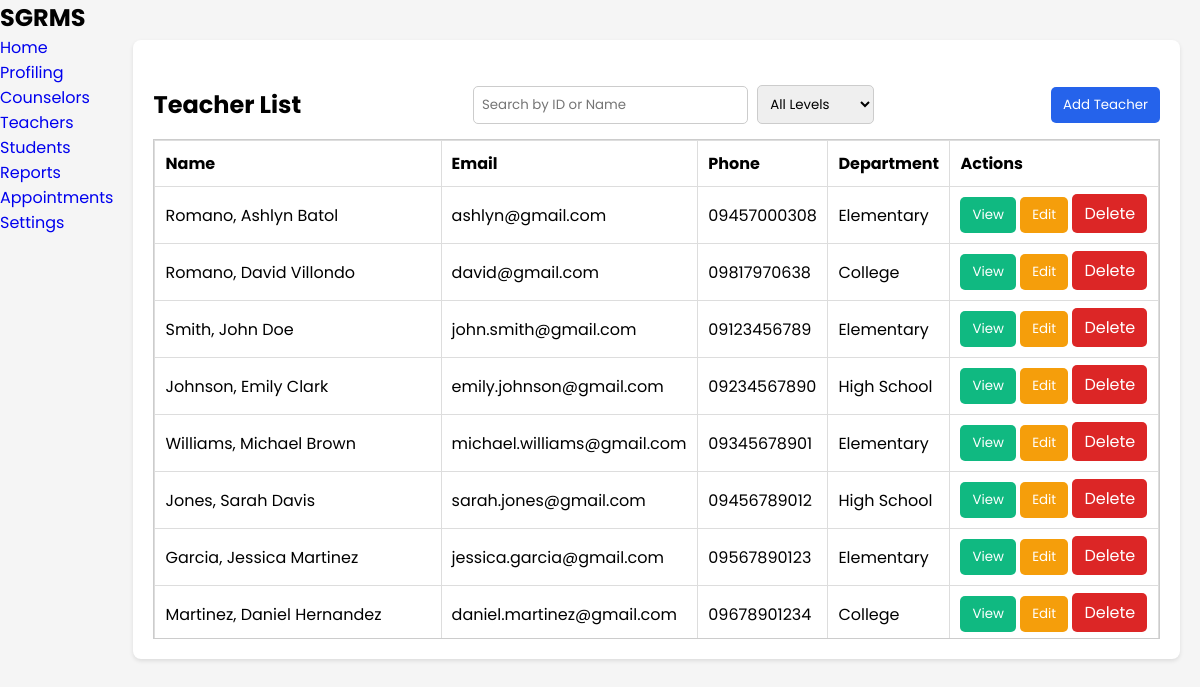
Page /HG/Teachers/teacher.php on the earlier database version.
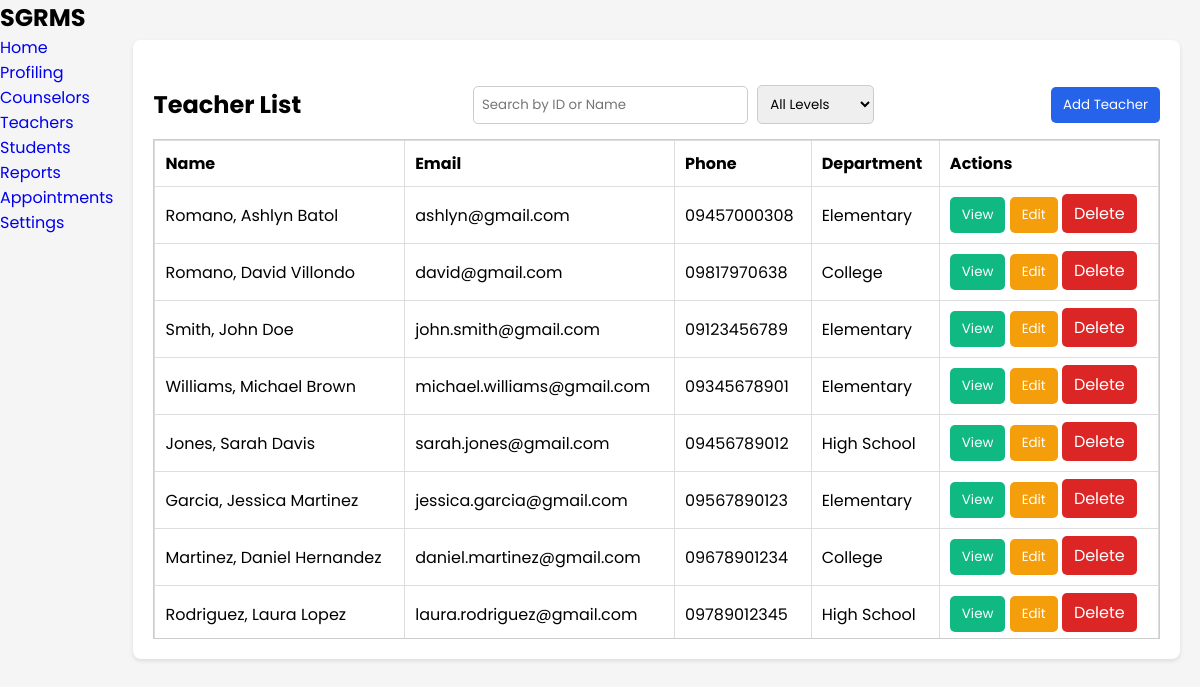
Same page on the later database version.
### tables this page shows
CREATE TABLE `teachers` (
  `t_id` int(11) NOT NULL,
  `u_id` int(11) NOT NULL,
  `lname` varchar(50) NOT NULL,
  `fname` varchar(50) NOT NULL,
  `mname` varchar(50) DEFAULT NULL,
  `email` varchar(100) NOT NULL,
  `phone` varchar(15) DEFAULT NULL,
  `teach_level` enum('Elementary','High School','College') NOT NULL,
  `year_level` varchar(50) DEFAULT NULL,
  `section` varchar(50) DEFAULT NULL,
  `program` varchar(100) DEFAULT NULL
);

### HG/Teachers/teacher.php (the view, shortened to what this page needs)
<?php
include $_SERVER['DOCUMENT_ROOT'].'/SGRMS/Database/db_connect.php';
?>
<!DOCTYPE html>
<html lang="en">
<head>
    <link rel="stylesheet" href="/SGRMS/CSS/style.css">
    <link rel="stylesheet" href="/SGRMS/CSS/table.css">
    <link rel="stylesheet" href="https://cdn-uicons.flaticon.com/uicons-solid-straight/css/uicons-solid-straight.css">
</head>
<body>
<div class="container">
        <aside class="sidebar">
            <h1>SGRMS</h1>
            <ul>
                <li><a href="/SGRMS/HG/SuperAdmin/superadmin.php">Home</a></li>
                <li class="has-submenu">
                    <a href="#" id="profiling-link">Profiling</a>
                    <ul class="submenu <?php echo (basename($_SERVER['PHP_SELF']) === 'teacher.php' || basename($_SERVER['PHP_SELF']) === 'students.php' || basename($_SERVER['PHP_SELF']) === 'counsel.php') ? 'active' : ''; ?>" id="profiling-submenu">
                        <li><a href="/SGRMS/HG/Counselors/counsel.php">Counselors</a></li>
                        <li><a href="/SGRMS/HG/Teachers/teacher.php">Teachers</a></li>
                        <li><a href="/SGRMS/HG/Students/students.php">Students</a></li>
                    </ul>
                </li>
                <li><a href="/SGRMS/HG/Reports/case.php">Reports</a></li>
                <li><a href="/SGRMS/HG/Appointment/schedule.php">Appointments</a></li>
                <li><a href="#">Settings</a></li>
            </ul>
        </aside>
    <main class="wrapper">
        <div class="card">
            <section class="teacher-list">
                <div class="search-flex">
                    <h2>Teacher List</h2>
                    <div class="search-bar">
                        <input type="text" id="search" name="search" class="search" placeholder="Search by ID or Name" value="<?php echo isset($_GET['search']) ? htmlspecialchars($_GET['search']) : ''; ?>">
                        <select name="filter_educ" id="filter_educ">
                            <option value="">All Levels</option>
                        </select>
                    </div>
                    <button class="btn btn-add" onclick="openAddModal()">Add Teacher</button>
                </div>
<div class="table-container">
    <table>
        <thead>
            <tr>
                <th>Name</th>
                <th>Email</th>
                <th>Phone</th>
                <th>Department</th>
                <th>Actions</th>
            </tr>
        </thead>
        <tbody id="teacherTableBody">
            <?php
                $search = isset($_GET['search']) ? $_GET['search'] : '';
                $filter_educ = isset($_GET['filter_educ']) ? $_GET['filter_educ'] : '';
                $sql = "SELECT * FROM teachers WHERE (t_id LIKE ? OR fname LIKE ? OR lname LIKE ? )";
                $stmt = $conn->prepare($sql);
                if (!empty($filter_educ)) {
                    $searchTerm = "%$search%";
                    $stmt->bind_param("ssss", $searchTerm, $searchTerm, $searchTerm, $filter_educ);
                } else {
                    $searchTerm = "%$search%";
                    $stmt->bind_param("sss", $searchTerm, $searchTerm, $searchTerm);
                }
                $stmt->execute();
                $result = $stmt->get_result();
                if ($result->num_rows > 0) {
                    while ($row = $result->fetch_assoc()) {
                        echo "<tr>
                            <td>".htmlspecialchars($row['lname']).", ".htmlspecialchars($row['fname'])." ".htmlspecialchars($row['mname'])."</td>
                            <td>".htmlspecialchars($row['email'])."</td>
                            <td>".htmlspecialchars($row['phone'])."</td>
                            <td>".htmlspecialchars($row['teach_level'])."</td>
                            <td class='actions'>
                                <button class='btn btn-view' onclick='viewTeacher(".$row['t_id'].")'>View</button>
                                <button class='btn btn-edit' onclick='openEditModal(".$row['t_id'].")'>Edit</button>
                                <a href='deleteteach.php?t_id=".$row['t_id']."' class='btn btn-delete' onclick='return confirm(\"Are you sure you want to delete this teacher?\")'>Delete</a>
                            </td>
                        </tr>";
                    }
                } else {
                    echo "<tr><td colspan='5'>No teachers found</td></tr>";
                }
            ?>
        </tbody>
    </table>
</div>
            </section>
        </div>
    </main>
</div>
</body>
</html>

Differences in the rows shown:
removed teachers: lname "Johnson", fname "Emily", mname "Clark", email "emily.johnson@gmail.com", phone "09234567890", teach_level "High School"
now on this page (row unchanged): teachers: lname "Rodriguez", fname "Laura", mname "Lopez", email "laura.rodriguez@gmail.com", phone "09789012345", teach_level "High School"
